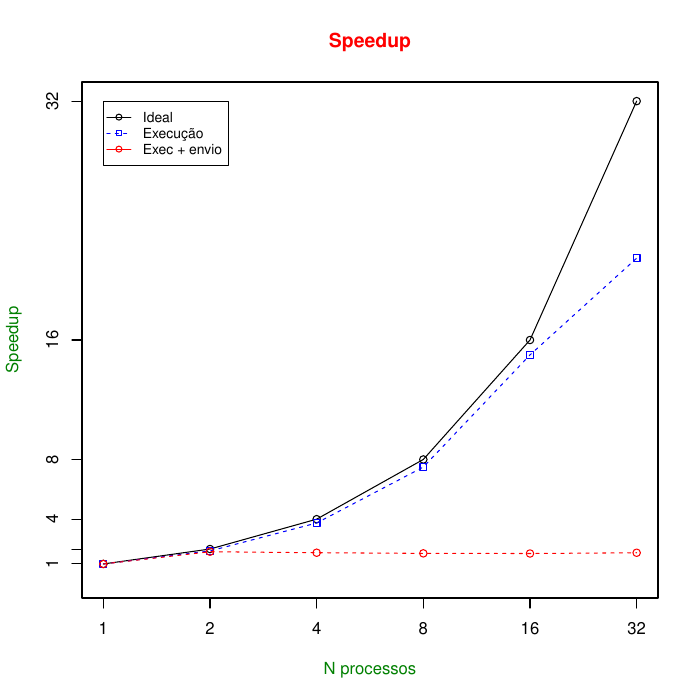

R code for this plot:
names = c("Ideal", "Execução", "Exec + envio")
ts = c("1 fluxo", "2 fluxos", "4 fluxos", "8 fluxos", "16 fluxos", "32 fluxos")
cores = c("black", "blue", "red")

ideal = c(1, 2, 4, 8, 16, 32)
exec = c(1, 1.871, 3.743, 7.49, 15, 21.48)
exec_env = c(1, 1.82, 1.752, 1.71, 1.7, 1.75)

g_range <- range(0, ideal, exec, exec_env)

pdf("sp.pdf")

plot(ideal, type="o", col="black", ylim=g_range, xaxt='n', yaxt='n', ann=FALSE)
axis(1, at=1:6, lab=c("1", "2", "4", "8", "16", "32"))
axis(2, at=c(1, 2, 4, 8, 16, 32))
lines(exec, type="o", col="blue", pch=22, lty=2)
lines(exec_env, type="o", col="red", pch=21, lty=2)


title(xlab="N processos", col.lab=rgb(0,0.5,0))
title(ylab="Speedup", col.lab=rgb(0,0.5,0))
title(main="Speedup", col.main="red")
legend(1, g_range[2], names, cex=0.8,
   col=cores, pch=21:22, lty=1:2);
